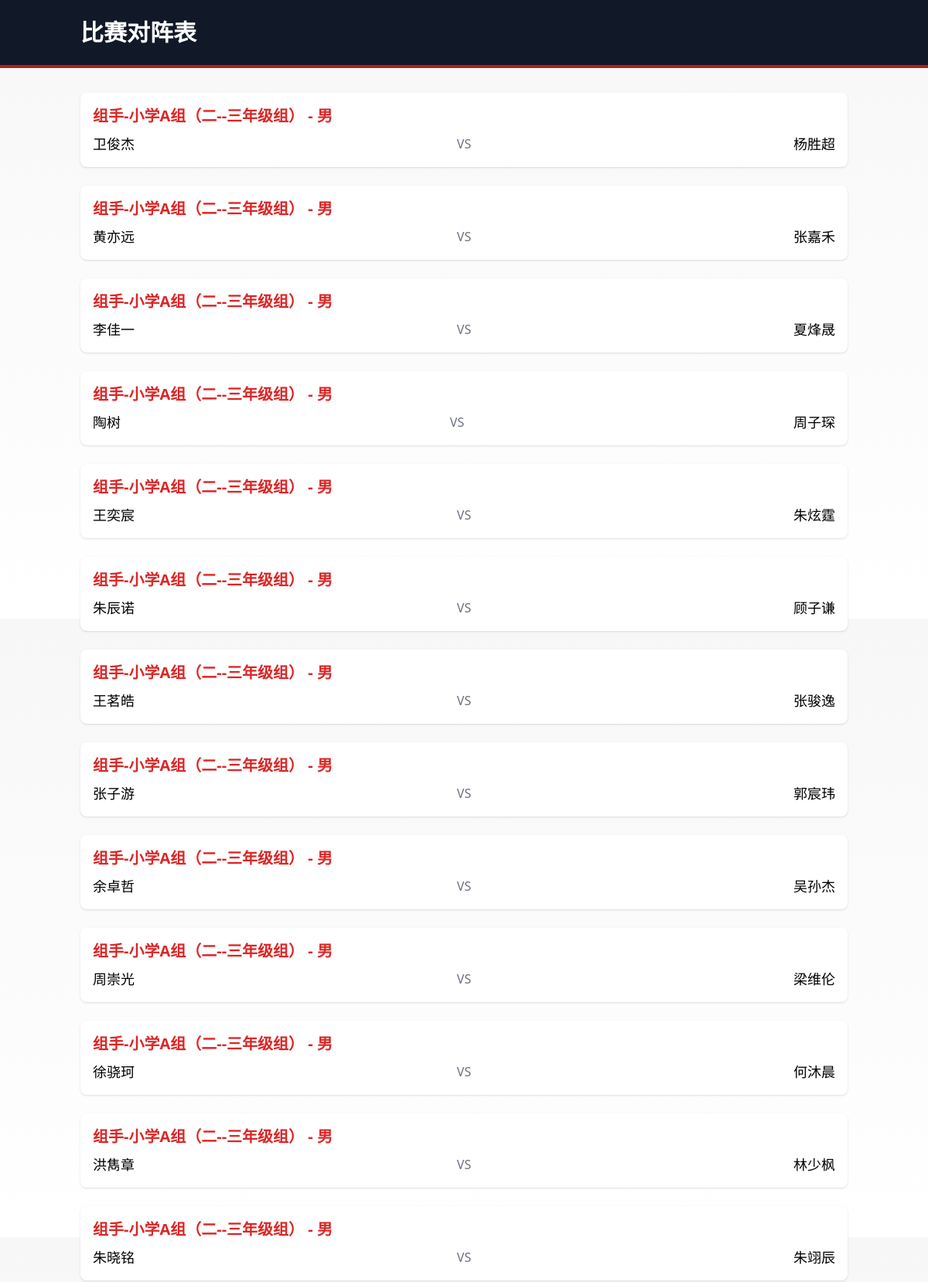
/stu_generate_matching (upper part), run on the app's committed database.
### app.py (models this page shows)
class AthStu(db.Model):
    __tablename__ = 'ath_stu'
    id = db.Column(db.Integer, primary_key=True)
    name = db.Column(db.String(100), nullable=False)
    gender = db.Column(db.String(10), nullable=False)
    birth = db.Column(db.Date, nullable=False)
    group = db.Column(db.String(50), nullable=False)
    program = db.Column(db.String(50), nullable=False)
    school = db.Column(db.String(100))
    district = db.Column(db.String(50))
    emergency_phone_call = db.Column(db.String(20), nullable=False)
    win_num = db.Column(db.Integer, default=0)

### app.py (the view)
@app.route('/stu_generate_matching')
def stu_generate_matching():
    groups = categorize_players()
    matches = []
    for gender in groups.get('students', {}):
        for group in groups['students'][gender]:
            for program in groups['students'][gender][group]:
                for subgroup in groups['students'][gender][group][program]:
                    players = groups['students'][gender][group][program][subgroup]
                    for i in range(0, len(players), 2):
                        if i + 1 < len(players):
                            matches.append({
                                'player1': players[i].name,
                                'player2': players[i+1].name,
                                'gender': gender,
                                'group': group,
                                'program': program,
                                'subgroup': subgroup
                            })
    return render_template('stu_generate_matching.html', matches=matches)

### templates/stu_generate_matching.html (shortened to what this page needs)
<!DOCTYPE html>
<html lang="zh-CN">
<head>
    <script src="https://cdn.tailwindcss.com"></script>
</head>
<body class="min-h-screen flex flex-col">
    <header class="karate-header bg-gray-900 text-white py-6">
        <div class="container mx-auto px-4">
            <h1 class="text-3xl font-bold">比赛对阵表</h1>
        </div>
    </header>
    <main class="flex-grow container mx-auto px-4 py-8">
        {% if matches %}
        <div class="space-y-6">
            {% for match in matches %}
            <div class="bg-white p-4 rounded-lg shadow">
                <h3 class="text-xl font-semibold text-red-600 mb-2">
                    {{ match.group }} - {{ match.gender }}
                </h3>
                <div class="flex justify-between items-center">
                    <span class="text-lg">{{ match.player1 }}</span>
                    <span class="mx-4 text-gray-500">VS</span>
                    <span class="text-lg">{{ match.player2 }}</span>
                </div>
            </div>
            {% endfor %}
        </div>
        {% else %}
        <p class="text-lg text-center text-gray-600">暂无对阵数据</p>
        {% endif %}
    </main>
</body>
</html>

### templates/stu_generate_matching.html (style rules this page uses)
body { background: linear-gradient(to bottom, #f7f7f7, #ffffff); }
.karate-header { border-bottom: 4px solid #b91c1c; }

### data on the page
AthStu: group "组手-小学A组（二--三年级组）" "组手-小学A组（二--三年级组）" "组手-小学A组（二--三年级组）" "组手-小学A组（二--三年级组）" "组手-小学A组（二--三年级组）" "组手-小学A组（二--三年级组）" "组手-小学A组（二--三年级组）" "组手-小学A组（二--三年级组）" "组手-小学A组（二--三年级组）" "组手-小学A组（二--三年级组）" "组手-小学A组（二--三年级组）" "组手-小学A组（二--三年级组）" "组手-小学A组（二--三年级组）", player1 "卫俊杰"
AthStu: player2 "杨胜超"
AthStu: player1 "黄亦远"
AthStu: player2 "张嘉禾"
AthStu: player1 "李佳一"
AthStu: player2 "夏烽晟"
AthStu: player1 "陶树"
AthStu: player2 "周子琛"
AthStu: player1 "王奕宸"
AthStu: player2 "朱炫霆"
AthStu: player1 "朱辰诺"
AthStu: player2 "顾子谦"
AthStu: player1 "王茗皓"
AthStu: player2 "张骏逸"
AthStu: player1 "张子游"
AthStu: player2 "郭宸玮"
AthStu: player1 "余卓哲"
AthStu: player2 "吴孙杰"
AthStu: player1 "周崇光"
AthStu: player2 "梁维伦"
AthStu: player1 "徐骁珂"
AthStu: player2 "何沐晨"
AthStu: player1 "洪雋章"
AthStu: player2 "林少枫"
AthStu: player1 "朱晓铭"
AthStu: player2 "朱翊辰"

### other printed values
{{ match.gender }} "男" "男" "男" "男" "男" "男" "男" "男" "男" "男" "男" "男" "男"
